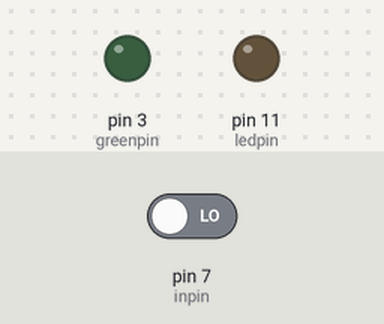
A sketch run on a simulated Arduino Uno, built with avr-gcc and run on an emulated ATmega328P. Shown: output pins drawn as LEDs (lit = HIGH). The test bench sets the inputs (shaded band); at power-on: pin 7 (inpin) LOW.

Above: at 1.2 s.
1.3 s: pin 7 (inpin) driven HIGH
At 2.1 s:
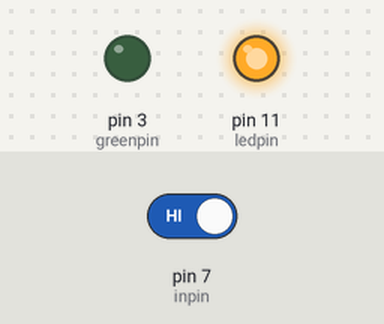
4.3 s: pin 7 (inpin) driven LOW
At 5.0 s:
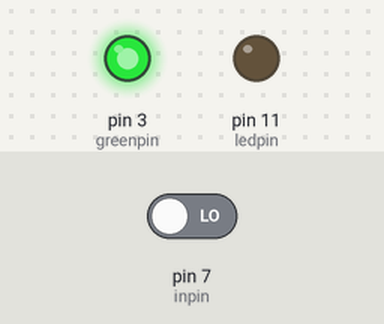
Timing chart, 0 to 7.3 s (numbered marks = the images above; inputs shaded):
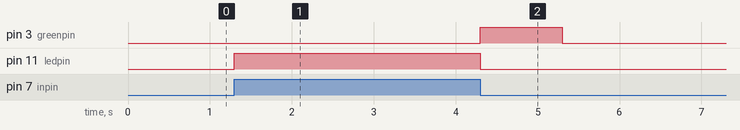

Measured:
- after the input at 1.3 s, pin 11 (ledpin): LOW → HIGH at once
- after the input at 4.3 s, pin 3 (greenpin): LOW → HIGH at once, → LOW 1.0 s later; pin 11 (ledpin): HIGH → LOW at once

The sketch:

Simple_Switch.ino
```cpp
/*
 *  Simple_Switch
 *  Dora Avun
 *  02/01/2021
 *
 *  If button is pressed, light up the RED LED, otherwise,
 *  light up the Green LED.
 *
 */
int ledpin=11;// initialize pin 11
int greenpin=3;// initialize pin 3 for green LED
int inpin=7;// initialize pin 7
int val;// define val
int wait = 1000; //how many milliseconds to wait before stopping led's
bool enableRelease = false; // initial boolean condition to stop green LED from running when button is not pressed.
int delayMultiplier = 1; //each run, delayMultiplier is multiplied with wait to increase delay time. Incremented each loop.
void setup()
{
pinMode(ledpin,OUTPUT);// set LED pin as “output”
pinMode(greenpin,OUTPUT); // set green LED pin as output
pinMode(inpin,INPUT);// set button pin as “input”

}
void loop()
{
val=digitalRead(inpin);// read the level value of pin 7 and assign if to val

if(val==HIGH && delayMultiplier <= 5) //if button is pressed and delayMultiplier doesn't exceed 5...
  {
    digitalWrite(ledpin, HIGH); //turn on red LED
    delay (wait * delayMultiplier); //wait for 1 seconds * delayMultiplier
    digitalWrite(ledpin, LOW); //turn off red LED
    enableRelease = true; //Release is now enabled and when button is pressed, green LED can be activated.
  }
  else //if button is not pressed
  {
    if (enableRelease == true) //if enableRelease condition is true
    {
      digitalWrite(greenpin, HIGH); //turn on green LED
      delay (wait * delayMultiplier); //
      digitalWrite(greenpin, LOW); //wait for 1 seconds * delayMultiplier
      enableRelease = false; //enableRelease is now false to keep green LED from running infinitely. Can be reset to true if button is repressed.
      delayMultiplier ++; //the delay times will now be multiplied by an increment of delayMultiplier.
    }
  }

 }
```
